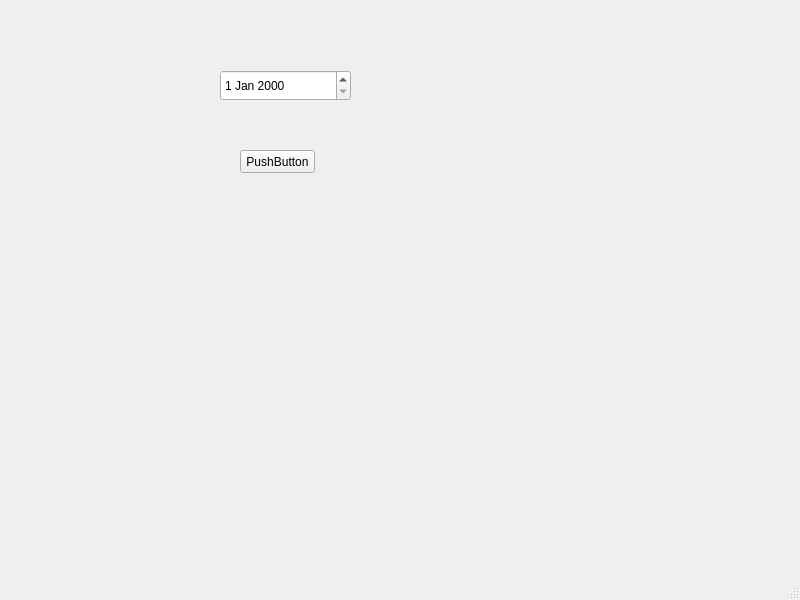
<?xml version="1.0" encoding="UTF-8"?>
<ui version="4.0">
 <class>MainWindow</class>
 <widget class="QMainWindow" name="MainWindow">
  <property name="geometry">
   <rect>
    <x>0</x>
    <y>0</y>
    <width>800</width>
    <height>600</height>
   </rect>
  </property>
  <property name="windowTitle">
   <string>MainWindow</string>
  </property>
  <widget class="QWidget" name="centralwidget">
   <widget class="QDateEdit" name="dateEdit">
    <property name="geometry">
     <rect>
      <x>220</x>
      <y>70</y>
      <width>131</width>
      <height>31</height>
     </rect>
    </property>
   </widget>
   <widget class="QPushButton" name="pushButton">
    <property name="geometry">
     <rect>
      <x>240</x>
      <y>150</y>
      <width>75</width>
      <height>23</height>
     </rect>
    </property>
    <property name="text">
     <string>PushButton</string>
    </property>
   </widget>
  </widget>
  <widget class="QMenuBar" name="menubar">
   <property name="geometry">
    <rect>
     <x>0</x>
     <y>0</y>
     <width>800</width>
     <height>21</height>
    </rect>
   </property>
  </widget>
  <widget class="QStatusBar" name="statusbar"/>
 </widget>
 <resources/>
 <connections/>
</ui>
